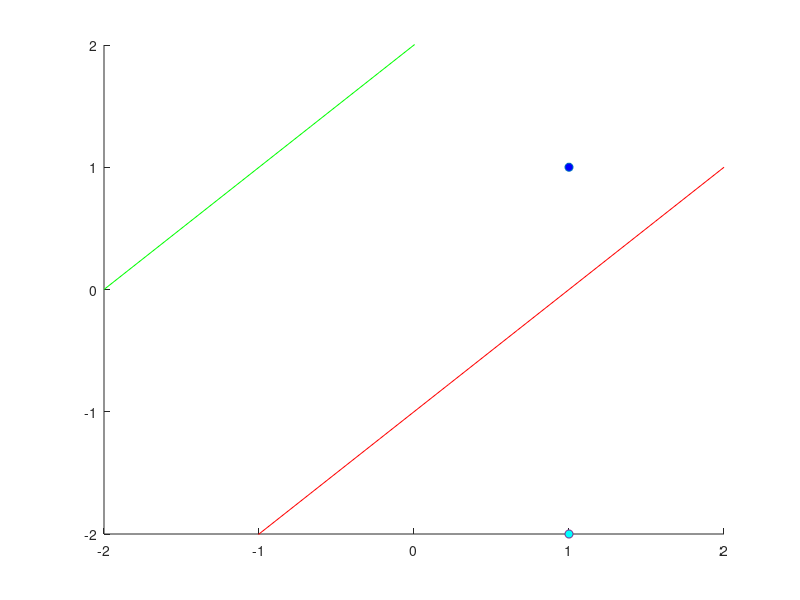
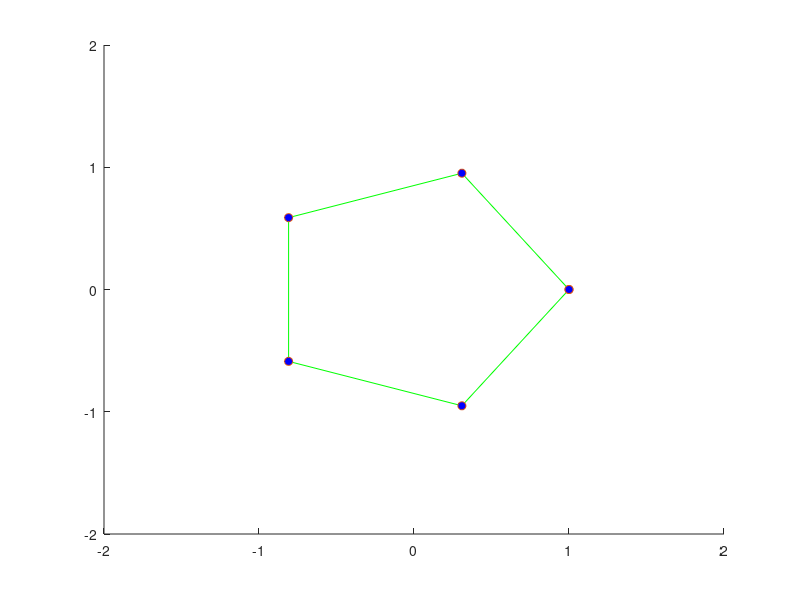
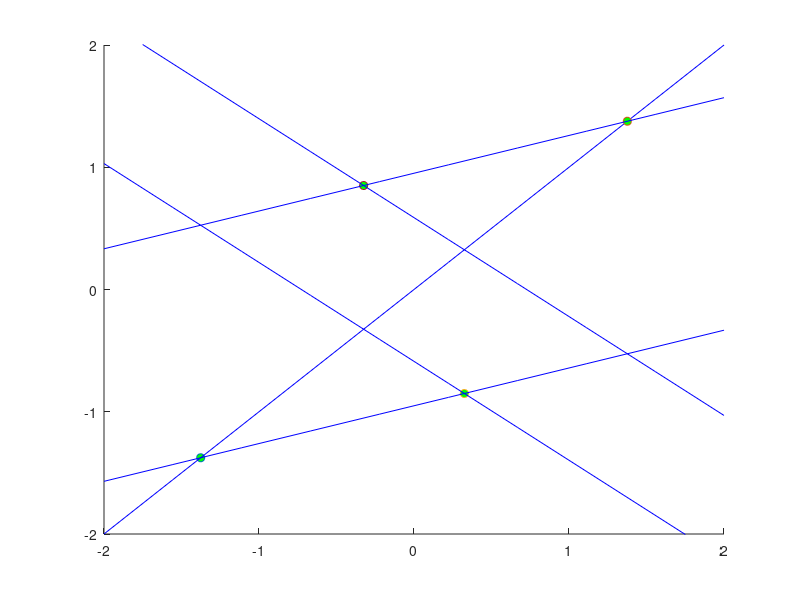
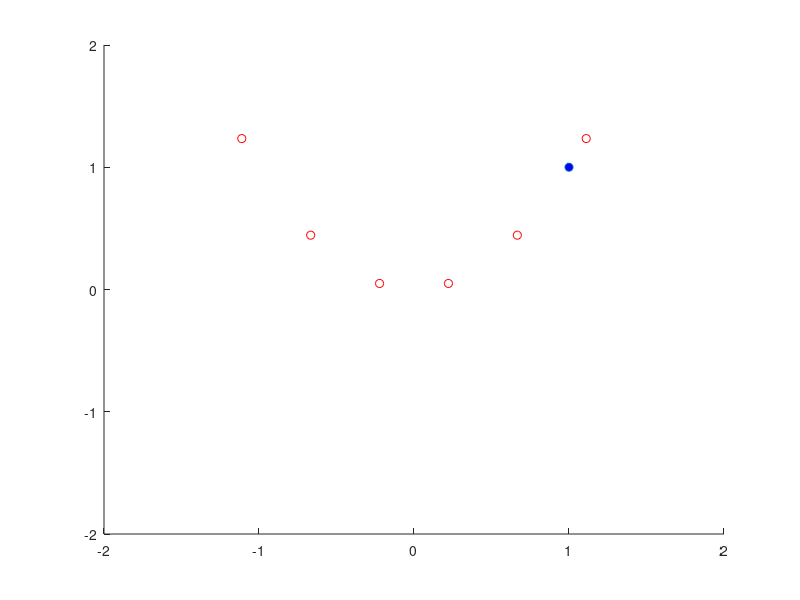

Write the MATLAB code that produced these figures, in order.
clc;
clear;
close all;

%legendre duality
p = [1;1];
x = linspace(-2,2,10);
l = [p(1),-p(2)];
y = p(1)*x - p(2);
y2 = 1*x + 2;
p2 = [1,-2];
figure
hold on
axis([-2,2,-2,2]);
%set(gca,'visible','off');
set(gcf,'color','white');
plot(p(1),p(2),'o','MarkerFaceColor','blue');
plot(x,y,'color','red');
plot(x,y2,'color','green');
plot(p2(1),p2(2),'o','MarkerFaceColor','cyan');
hold off

figure
hold on
axis([-2,2,-2,2]);
n = 6;
set(gcf,'color','white');
t = linspace(0,0+ 2*pi,n);
pts = [cos(t);sin(t)];
plot(pts(1,:),pts(2,:),'color','green');
plot(pts(1,:),pts(2,:),'o','MarkerFaceColor','blue');
hold off
figure
hold on
axis([-2,2,-2,2]);
for i = 1:n-1
    pt_i = pts(:,i);
    y_i = pt_i(1)*x - pt_i(2);
    pt_j = pts(:,mod(i,n-1) + 1);
    a = (pt_j(2) - pt_i(2)) / (pt_j(1) - pt_i(1));
    t = -pt_i(1)/(pt_j(1) - pt_i(1));
    p_corte = pt_i + (pt_j - pt_i)*t;
    b = -p_corte(2);
    y = pt_i(1)*x - pt_i(2);
    plot(a,b,'o','MarkerFaceColor','green');
    plot(x,y,'color','blue');

end

y = x.^2;
figure
hold on
axis([-2,2,-2,2]);
%set(gca,'visible','off');
set(gcf,'color','white');
plot(p(1),p(2),'o','MarkerFaceColor','blue');
plot(x,y,'o','color','red');
hold off